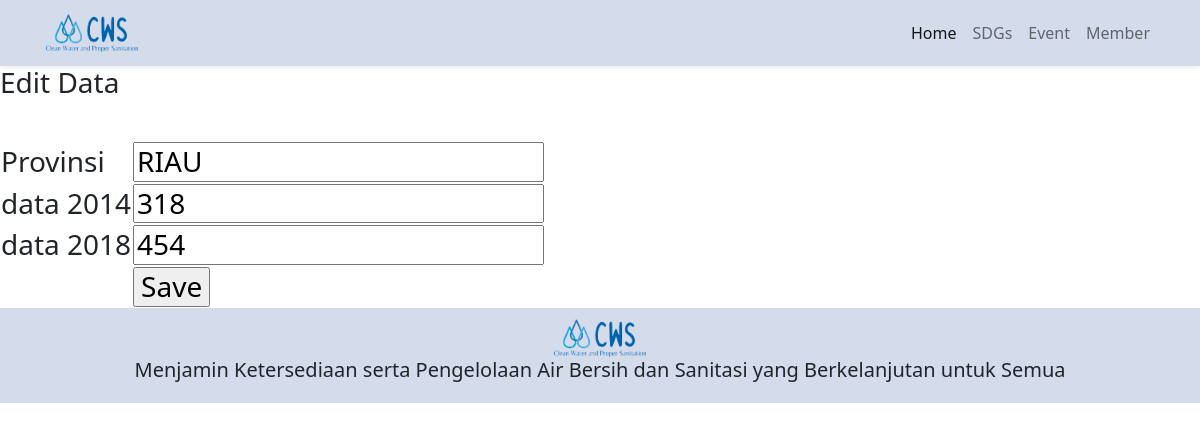
The page /PHPNative/public/edit.php?kode=10 on the database its author committed.
### tables this page shows
CREATE TABLE `pencemaran` (
  `id` int(11) NOT NULL,
  `provinsi` varchar(200) NOT NULL,
  `datadulu` int(11) NOT NULL,
  `datakini` int(11) NOT NULL
);

### PHPNative/public/edit.php (the view, shortened to what this page needs)
<?php
    require "../app/conn.php";
?>
<!DOCTYPE html>
<html lang="en">
    <head>
        <link href="https://cdn.jsdelivr.net/npm/bootstrap@5.0.1/dist/css/bootstrap.min.css" rel="stylesheet" />
    </head>
    <body>
        <nav class="navbar navbar-expand-lg navbar-light shadow-sm" style="background-color: rgb(212, 220, 236)">
            <div class="container">
            <a class="navbar-brand" href="#">
                <img src="img/cws.png" alt="" width="100" height="40" />
            </a>
                <div class="collapse navbar-collapse" id="navbarNav">
                    <ul class="navbar-nav ms-auto">
                        <li class="nav-item">
                        <a class="nav-link active" aria-current="page" href="index.php">Home</a>
                        </li>
                        <li class="nav-item">
                        <a class="nav-link" href="sdgs.php">SDGs</a>
                        </li>
                        <li class="nav-item">
                        <a class="nav-link" href="event.php">Event</a>
                        </li>
                        <li class="nav-item">
                        <a class="nav-link" href="member.php">Member</a>
                        </li>
                    </ul>
                </div>
            </div>
        </nav>
            <?php
            $sql=mysqli_query($conn,"select * from pencemaran where id='$_GET[kode]'");
            $data=mysqli_fetch_array($sql);
            ?>
            <h3> Edit Data <h3>
            <form action="" method="post">
            <table>
                <tr>
                    <td>Provinsi</td>
                    <td><input type="text" name="provinsi" value="<?php echo $data['provinsi']; ?>"></td>
                </tr><br>
                <tr>
                    <td >data 2014</td>
                    <td><input type="number" name="datadulu" value="<?php echo $data['datadulu']; ?>"></td>
                </tr>
                <tr>
                    <td>data 2018</td>
                    <td><input type="number" name="datakini" value="<?php echo $data['datakini']; ?>"></td>
                </tr>
                <tr>
                    <td></td>
                    <td><input type="submit" value="Save" name="proses">
                </tr>
            </table>
            </form>
        <div class="footer " style="background-color: rgb(212, 220, 236)" style="margin:0">
            <img src="img/cws.png" alt="" width="100" height="40" /> <h5>Menjamin Ketersediaan serta Pengelolaan Air Bersih dan Sanitasi yang Berkelanjutan untuk Semua</h5>
        </div>
    </body>
</html>

### PHPNative/public/edit.php (style rules this page uses)
.footer { text-align: center; height: 95px; padding-top: 10px; }

### rows shown on the page
pencemaran: provinsi "RIAU", datadulu "318", datakini "454"
